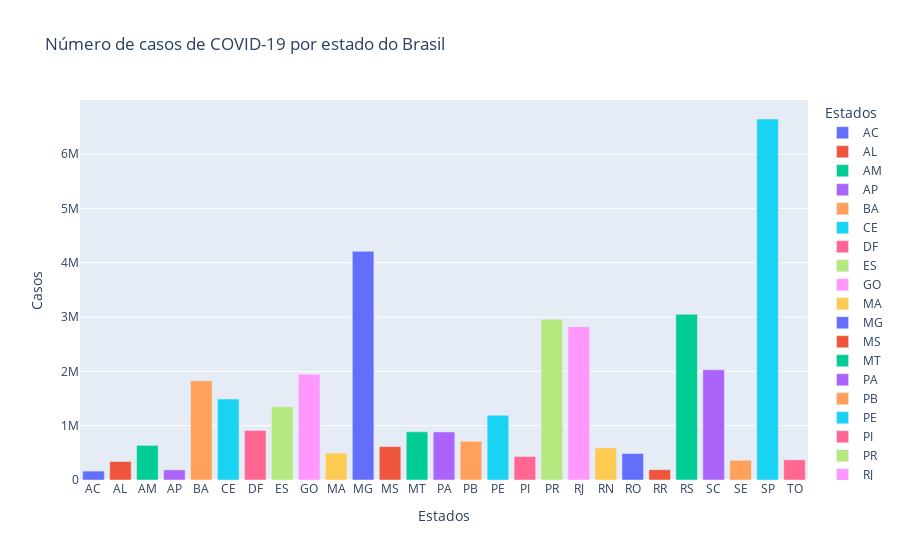

Notebook source saved alongside this figure:
### Code cell
# Criando o gráfico interativo dos casos de COVID-19 por estado do Brasil
fig_3 = px.bar(estado, x='Estados', y='Casos', color='Estados', title='Número de casos de COVID-19 por estado do Brasil')
fig_3.show()

### Figure 1 — Plotly figure (JSON) as saved in the notebook; plotly's stock layout.template omitted (floating-point values rounded to 4 significant figures)
{"data": [{"alignmentgroup": "True", "hovertemplate": "Estados=%{x}<br>Casos=%{y}<extra></extra>", "legendgroup": "AC", "marker": {"color": "#636efa", "pattern": {"shape": ""}}, "name": "AC", "offsetgroup": "AC", "orientation": "v", "showlegend": true, "textposition": "auto", "type": "bar", "x": ["AC"], "xaxis": "x", "y": [163959], "yaxis": "y"}, {"alignmentgroup": "True", "hovertemplate": "Estados=%{x}<br>Casos=%{y}<extra></extra>", "legendgroup": "AL", "marker": {"color": "#EF553B", "pattern": {"shape": ""}}, "name": "AL", "offsetgroup": "AL", "orientation": "v", "showlegend": true, "textposition": "auto", "type": "bar", "x": ["AL"], "xaxis": "x", "y": [340834], "yaxis": "y"}, {"alignmentgroup": "True", "hovertemplate": "Estados=%{x}<br>Casos=%{y}<extra></extra>", "legendgroup": "AM", "marker": {"color": "#00cc96", "pattern": {"shape": ""}}, "name": "AM", "offsetgroup": "AM", "orientation": "v", "showlegend": true, "textposition": "auto", "type": "bar", "x": ["AM"], "xaxis": "x", "y": [637204], "yaxis": "y"}, {"alignmentgroup": "True", "hovertemplate": "Estados=%{x}<br>Casos=%{y}<extra></extra>", "legendgroup": "AP", "marker": {"color": "#ab63fa", "pattern": {"shape": ""}}, "name": "AP", "offsetgroup": "AP", "orientation": "v", "showlegend": true, "textposition": "auto", "type": "bar", "x": ["AP"], "xaxis": "x", "y": [186287], "yaxis": "y"}, {"alignmentgroup": "True", "hovertemplate": "Estados=%{x}<br>Casos=%{y}<extra></extra>", "legendgroup": "BA", "marker": {"color": "#FFA15A", "pattern": {"shape": ""}}, "name": "BA", "offsetgroup": "BA", "orientation": "v", "showlegend": true, "textposition": "auto", "type": "bar", "x": ["BA"], "xaxis": "x", "y": [1827380], "yaxis": "y"}, {"alignmentgroup": "True", "hovertemplate": "Estados=%{x}<br>Casos=%{y}<extra></extra>", "legendgroup": "CE", "marker": {"color": "#19d3f3", "pattern": {"shape": ""}}, "name": "CE", "offsetgroup": "CE", "orientation": "v", "showlegend": true, "textposition": "auto", "type": "bar", "x": ["CE"], "xaxis": "x", "y": [1489893], "yaxis": "y"}, {"alignmentgroup": "True", "hovertemplate": "Estados=%{x}<br>Casos=%{y}<extra></extra>", "legendgroup": "DF", "marker": {"color": "#FF6692", "pattern": {"shape": ""}}, "name": "DF", "offsetgroup": "DF", "orientation": "v", "showlegend": true, "textposition": "auto", "type": "bar", "x": ["DF"], "xaxis": "x", "y": [910807], "yaxis": "y"}, {"alignmentgroup": "True", "hovertemplate": "Estados=%{x}<br>Casos=%{y}<extra></extra>", "legendgroup": "ES", "marker": {"color": "#B6E880", "pattern": {"shape": ""}}, "name": "ES", "offsetgroup": "ES", "orientation": "v", "showlegend": true, "textposition": "auto", "type": "bar", "x": ["ES"], "xaxis": "x", "y": [1348663], "yaxis": "y"}, {"alignmentgroup": "True", "hovertemplate": "Estados=%{x}<br>Casos=%{y}<extra></extra>", "legendgroup": "GO", "marker": {"color": "#FF97FF", "pattern": {"shape": ""}}, "name": "GO", "offsetgroup": "GO", "orientation": "v", "showlegend": true, "textposition": "auto", "type": "bar", "x": ["GO"], "xaxis": "x", "y": [1948620], "yaxis": "y"}, {"alignmentgroup": "True", "hovertemplate": "Estados=%{x}<br>Casos=%{y}<extra></extra>", "legendgroup": "MA", "marker": {"color": "#FECB52", "pattern": {"shape": ""}}, "name": "MA", "offsetgroup": "MA", "orientation": "v", "showlegend": true, "textposition": "auto", "type": "bar", "x": ["MA"], "xaxis": "x", "y": [496857], "yaxis": "y"}, {"alignmentgroup": "True", "hovertemplate": "Estados=%{x}<br>Casos=%{y}<extra></extra>", "legendgroup": "MG", "marker": {"color": "#636efa", "pattern": {"shape": ""}}, "name": "MG", "offsetgroup": "MG", "orientation": "v", "showlegend": true, "textposition": "auto", "type": "bar", "x": ["MG"], "xaxis": "x", "y": [4209719], "yaxis": "y"}, {"alignmentgroup": "True", "hovertemplate": "Estados=%{x}<br>Casos=%{y}<extra></extra>", "legendgroup": "MS", "marker": {"color": "#EF553B", "pattern": {"shape": ""}}, "name": "MS", "offsetgroup": "MS", "orientation": "v", "showlegend": true, "textposition": "auto", "type": "bar", "x": ["MS"], "xaxis": "x", "y": [615319], "yaxis": "y"}, {"alignmentgroup": "True", "hovertemplate": "Estados=%{x}<br>Casos=%{y}<extra></extra>", "legendgroup": "MT", "marker": {"color": "#00cc96", "pattern": {"shape": ""}}, "name": "MT", "offsetgroup": "MT", "orientation": "v", "showlegend": true, "textposition": "auto", "type": "bar", "x": ["MT"], "xaxis": "x", "y": [886696], "yaxis": "y"}, {"alignmentgroup": "True", "hovertemplate": "Estados=%{x}<br>Casos=%{y}<extra></extra>", "legendgroup": "PA", "marker": {"color": "#ab63fa", "pattern": {"shape": ""}}, "name": "PA", "offsetgroup": "PA", "orientation": "v", "showlegend": true, "textposition": "auto", "type": "bar", "x": ["PA"], "xaxis": "x", "y": [884003], "yaxis": "y"}, {"alignmentgroup": "True", "hovertemplate": "Estados=%{x}<br>Casos=%{y}<extra></extra>", "legendgroup": "PB", "marker": {"color": "#FFA15A", "pattern": {"shape": ""}}, "name": "PB", "offsetgroup": "PB", "orientation": "v", "showlegend": true, "textposition": "auto", "type": "bar", "x": ["PB"], "xaxis": "x", "y": [712713], "yaxis": "y"}, {"alignmentgroup": "True", "hovertemplate": "Estados=%{x}<br>Casos=%{y}<extra></extra>", "legendgroup": "PE", "marker": {"color": "#19d3f3", "pattern": {"shape": ""}}, "name": "PE", "offsetgroup": "PE", "orientation": "v", "showlegend": true, "textposition": "auto", "type": "bar", "x": ["PE"], "xaxis": "x", "y": [1191503], "yaxis": "y"}, {"alignmentgroup": "True", "hovertemplate": "Estados=%{x}<br>Casos=%{y}<extra></extra>", "legendgroup": "PI", "marker": {"color": "#FF6692", "pattern": {"shape": ""}}, "name": "PI", "offsetgroup": "PI", "orientation": "v", "showlegend": true, "textposition": "auto", "type": "bar", "x": ["PI"], "xaxis": "x", "y": [433438], "yaxis": "y"}, {"alignmentgroup": "True", "hovertemplate": "Estados=%{x}<br>Casos=%{y}<extra></extra>", "legendgroup": "PR", "marker": {"color": "#B6E880", "pattern": {"shape": ""}}, "name": "PR", "offsetgroup": "PR", "orientation": "v", "showlegend": true, "textposition": "auto", "type": "bar", "x": ["PR"], "xaxis": "x", "y": [2960951], "yaxis": "y"}, {"alignmentgroup": "True", "hovertemplate": "Estados=%{x}<br>Casos=%{y}<extra></extra>", "legendgroup": "RJ", "marker": {"color": "#FF97FF", "pattern": {"shape": ""}}, "name": "RJ", "offsetgroup": "RJ", "orientation": "v", "showlegend": true, "textposition": "auto", "type": "bar", "x": ["RJ"], "xaxis": "x", "y": [2821413], "yaxis": "y"}, {"alignmentgroup": "True", "hovertemplate": "Estados=%{x}<br>Casos=%{y}<extra></extra>", "legendgroup": "RN", "marker": {"color": "#FECB52", "pattern": {"shape": ""}}, "name": "RN", "offsetgroup": "RN", "orientation": "v", "showlegend": true, "textposition": "auto", "type": "bar", "x": ["RN"], "xaxis": "x", "y": [591238], "yaxis": "y"}, {"alignmentgroup": "True", "hovertemplate": "Estados=%{x}<br>Casos=%{y}<extra></extra>", "legendgroup": "RO", "marker": {"color": "#636efa", "pattern": {"shape": ""}}, "name": "RO", "offsetgroup": "RO", "orientation": "v", "showlegend": true, "textposition": "auto", "type": "bar", "x": ["RO"], "xaxis": "x", "y": [487849], "yaxis": "y"}, {"alignmentgroup": "True", "hovertemplate": "Estados=%{x}<br>Casos=%{y}<extra></extra>", "legendgroup": "RR", "marker": {"color": "#EF553B", "pattern": {"shape": ""}}, "name": "RR", "offsetgroup": "RR", "orientation": "v", "showlegend": true, "textposition": "auto", "type": "bar", "x": ["RR"], "xaxis": "x", "y": [190045], "yaxis": "y"}, {"alignmentgroup": "True", "hovertemplate": "Estados=%{x}<br>Casos=%{y}<extra></extra>", "legendgroup": "RS", "marker": {"color": "#00cc96", "pattern": {"shape": ""}}, "name": "RS", "offsetgroup": "RS", "orientation": "v", "showlegend": true, "textposition": "auto", "type": "bar", "x": ["RS"], "xaxis": "x", "y": [3050534], "yaxis": "y"}, {"alignmentgroup": "True", "hovertemplate": "Estados=%{x}<br>Casos=%{y}<extra></extra>", "legendgroup": "SC", "marker": {"color": "#ab63fa", "pattern": {"shape": ""}}, "name": "SC", "offsetgroup": "SC", "orientation": "v", "showlegend": true, "textposition": "auto", "type": "bar", "x": ["SC"], "xaxis": "x", "y": [2028650], "yaxis": "y"}, {"alignmentgroup": "True", "hovertemplate": "Estados=%{x}<br>Casos=%{y}<extra></extra>", "legendgroup": "SE", "marker": {"color": "#FFA15A", "pattern": {"shape": ""}}, "name": "SE", "offsetgroup": "SE", "orientation": "v", "showlegend": true, "textposition": "auto", "type": "bar", "x": ["SE"], "xaxis": "x", "y": [363104], "yaxis": "y"}, {"alignmentgroup": "True", "hovertemplate": "Estados=%{x}<br>Casos=%{y}<extra></extra>", "legendgroup": "SP", "marker": {"color": "#19d3f3", "pattern": {"shape": ""}}, "name": "SP", "offsetgroup": "SP", "orientation": "v", "showlegend": true, "textposition": "auto", "type": "bar", "x": ["SP"], "xaxis": "x", "y": [6646235], "yaxis": "y"}, {"alignmentgroup": "True", "hovertemplate": "Estados=%{x}<br>Casos=%{y}<extra></extra>", "legendgroup": "TO", "marker": {"color": "#FF6692", "pattern": {"shape": ""}}, "name": "TO", "offsetgroup": "TO", "orientation": "v", "showlegend": true, "textposition": "auto", "type": "bar", "x": ["TO"], "xaxis": "x", "y": [371565], "yaxis": "y"}], "layout": {"barmode": "relative", "legend": {"title": {"text": "Estados"}, "tracegroupgap": 0}, "title": {"text": "Número de casos de COVID-19 por estado do Brasil"}, "xaxis": {"anchor": "y", "categoryarray": ["AC", "AL", "AM", "AP", "BA", "CE", "DF", "ES", "GO", "MA", "MG", "MS", "MT", "PA", "PB", "PE", "PI", "PR", "RJ", "RN", "RO", "RR", "RS", "SC", "SE", "SP", "TO"], "categoryorder": "array", "domain": [0, 1], "title": {"text": "Estados"}}, "yaxis": {"anchor": "x", "domain": [0, 1], "title": {"text": "Casos"}}}}
